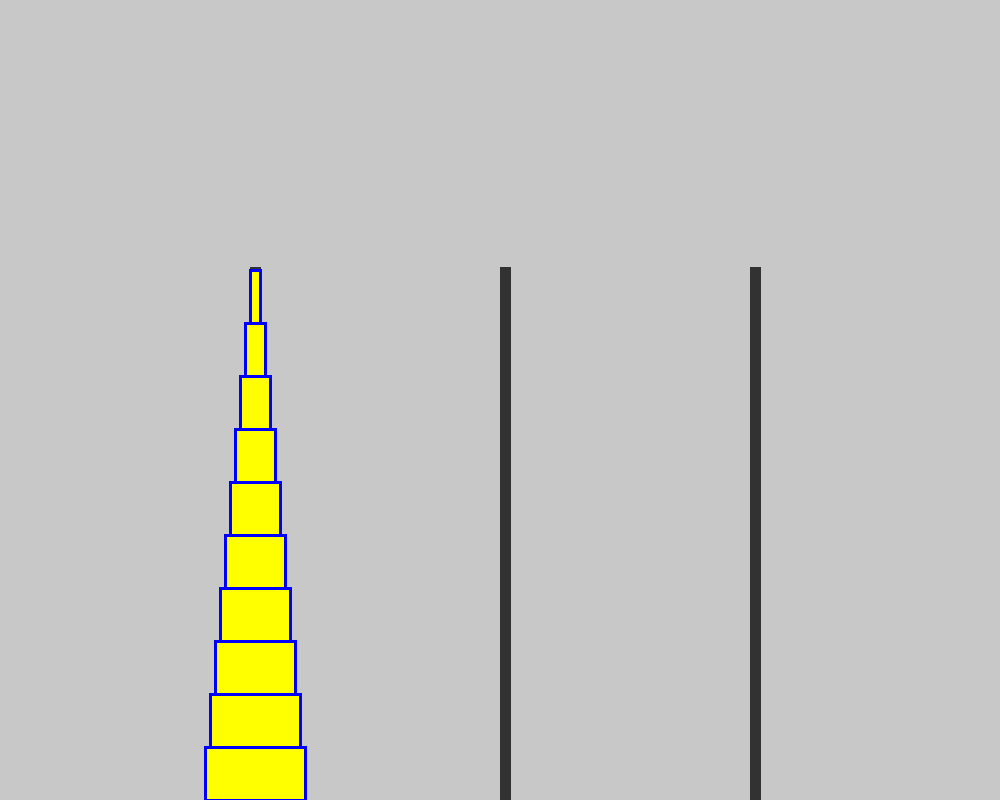
Frame 1 (no input)
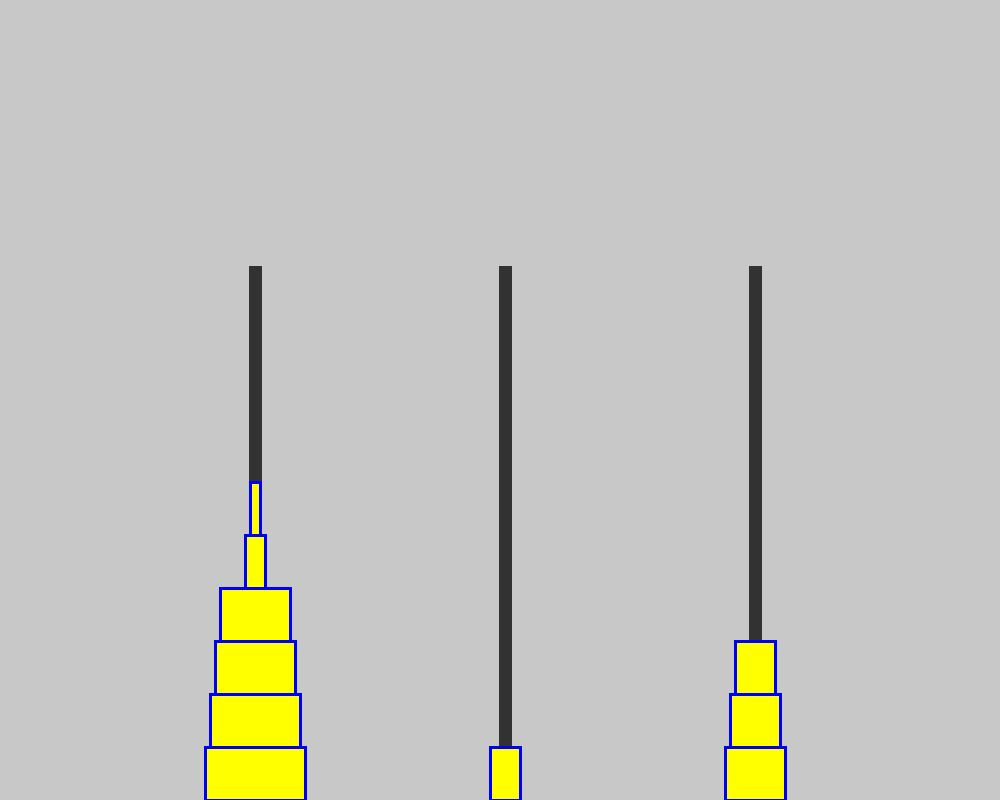
Frame 60 (the mouse pressed at the canvas centre just before this capture)
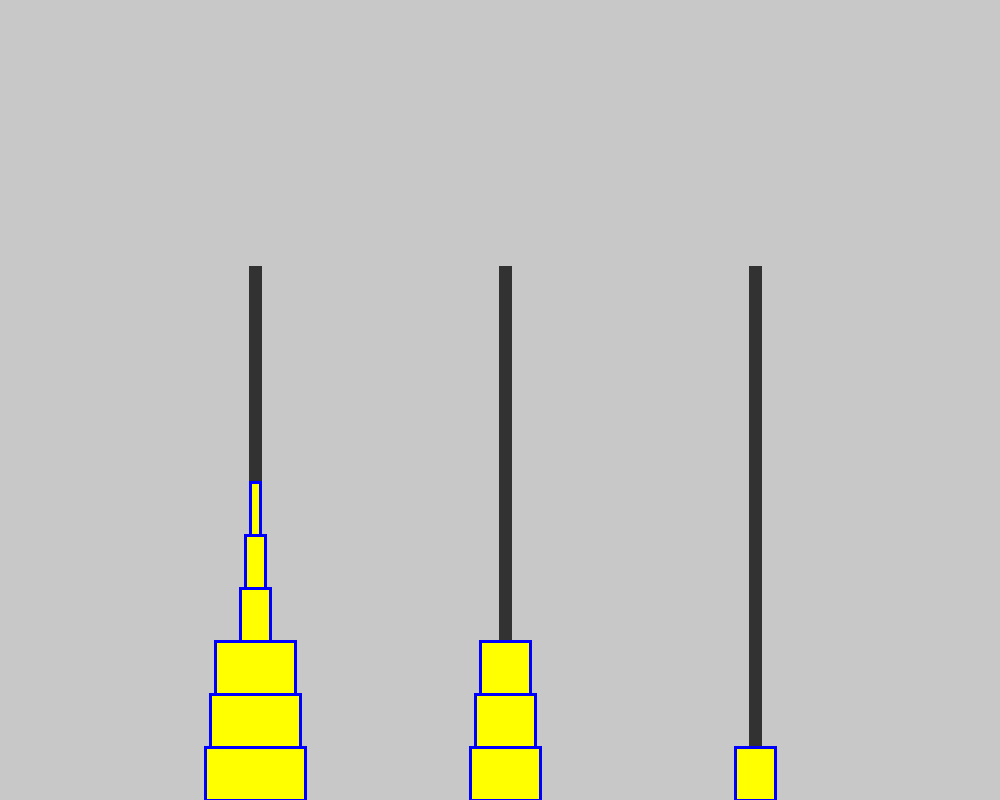
Frame 120 (the mouse held since frame 60 and released just before this capture)

The Processing sketch that drew these frames (run headless with seeded random() and noise(); from frame 60 on, the mouse is pressed at the canvas centre):

// Processing sketch: Tower_of_Hanoi
// ── Tower_of_Hanoi.pde
import java.util.Stack;
import java.util.Iterator;
import java.util.Queue;
import java.util.LinkedList;

int n;
int len;
int wid;
ArrayList<Stack<Integer>> st;
Queue<int[]> qu;
Thread solve;

void setup(){
  size(1000, 800);
  n = 10;
  wid = 10;
  len = (height*2/3)/n;
  st = new ArrayList<Stack<Integer>>();
  for (int i = 0; i < 3; i++) st.add(new Stack<Integer>());
  for (int i = n; i >= 1; i--){
    st.get(0).push(i);
  }
  qu = new LinkedList<int[]>();
  slv(n, 0, 2, 1);
}

void draw(){
  background(200);
  translate(0, height);
  scale(1, -1);
  fill(50);
  stroke(50);
  rect(width/4, 0, 10, 2*height/3);
  rect(width/2, 0, 10, 2*height/3);
  rect(3*width/4, 0, 10, 2*height/3);
  Iterator<Integer> it = st.get(0).iterator();
  int j = 0;
  stroke(0, 0, 255);
  fill(255, 255, 0);
  strokeWeight(3);
  while(it.hasNext()){
    int i = it.next();
    rect(width/4+5-i/2.0*wid, j*len, i*wid, len); 
    j++;
  }
  it = st.get(1).iterator();
  j = 0;
  while(it.hasNext()){
    int i = it.next();
    rect(width/2+5-i/2.0*wid, j*len, i*wid, len); 
    j++;
  }
  it = st.get(2).iterator();
  j = 0;
  while(it.hasNext()){
    int i = it.next();
    rect(3*width/4+5-i/2.0*wid, j*len, i*wid, len); 
    j++;
  }
  update();
}

void update(){
  int[] cur = qu.remove();
  st.get(cur[1]).push(st.get(cur[0]).pop());
}

void tr(int a, int b){
  qu.add(new int[]{a, b});
}

void slv(int k, int a, int b, int c){
  if (k==0){
    return;
  }
  if (k == 1){
    tr(a, b);
    return;
  }
  slv(k-1, a, c, b);
  tr(a, b);
  slv(k-1, c, b, a);
}
